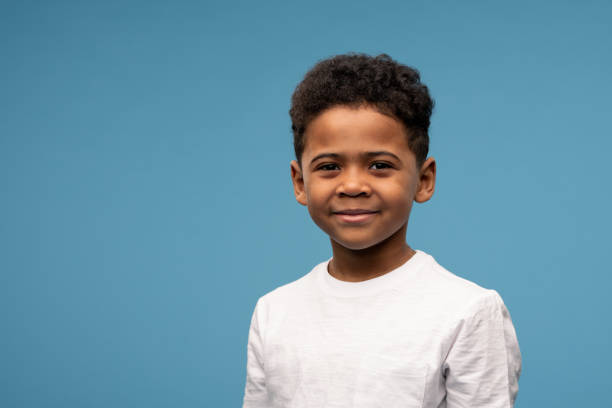
#> input picture images/face_image.jpg, 612 x 408 px
$ python -i filters.py   (imports and definitions only)
#> lines starting #> are read from the running program, lines starting #| are printed output that depends on the picture; after the words box and inside, x2 and y2 are one past the last pixel; in counts of white or black regions, pixels touching at a corner belong together
#> further down, picture is the input picture: shape (408, 612, 3); mean B, G, R 169.3, 151.4, 111.4
import cv2
import numpy as np

def grayscale(frame):
    return cv2.cvtColor(frame, cv2.COLOR_BGR2GRAY)


def bitwise_not(frame):
    return cv2.bitwise_not(frame)


def sepia(frame):
    kernel = np.array([[0.393, 0.769, 0.189],
                       [0.349, 0.686, 0.168],
                       [0.272, 0.534, 0.131]])
    return cv2.transform(frame, kernel)


def make_cartoon(frame):
    color = cv2.bilateralFilter(frame, 9, 75, 75)
    gray = cv2.cvtColor(frame, cv2.COLOR_BGR2GRAY)
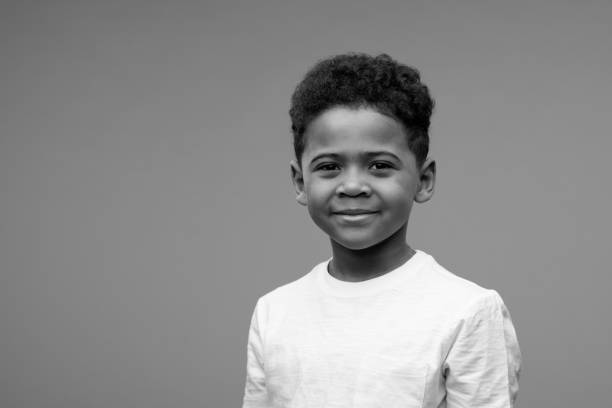
#> gray: shape (408, 612); min 0, max 255, mean 141.4
    blurred = cv2.medianBlur(gray, 7)
    edges = cv2.adaptiveThreshold(blurred, 255,
                                  cv2.ADAPTIVE_THRESH_MEAN_C,
                                  cv2.THRESH_BINARY, 9, 10)
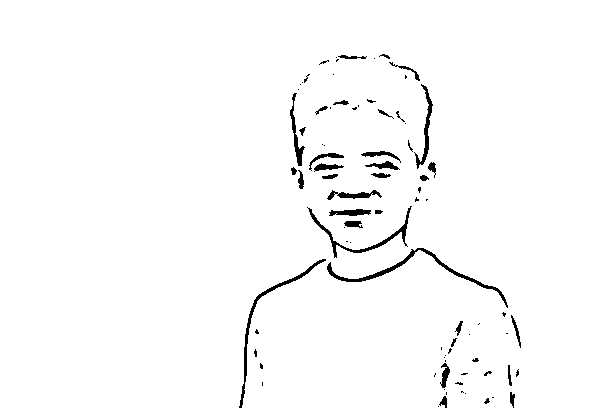
#> edges: shape (408, 612); 98% white; 84 black regions (48 under 20 px), largest, box (x1, y1, x2, y2) and area: (327, 248, 508, 308) 759, (239, 259, 326, 408) 583, (307, 206, 412, 258) 536
    return cv2.bitwise_and(color, color, mask=edges)
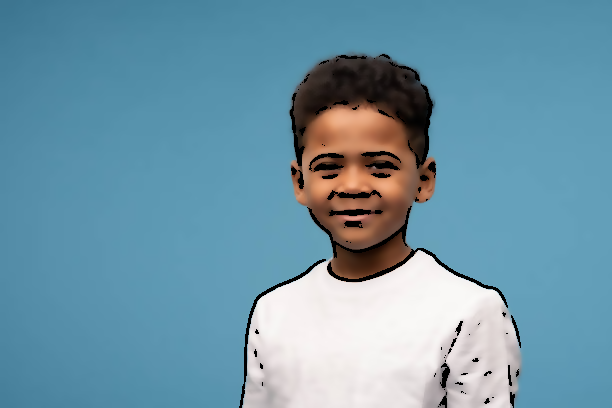
#> returned value: shape (408, 612, 3); mean of channels 0, 1, 2 167.7, 149.7, 109.5; drawn as B, G, R


def sketch(frame):
    gray = cv2.cvtColor(frame, cv2.COLOR_BGR2GRAY)
    inv = 255 - gray
    blur = cv2.GaussianBlur(inv, (21, 21), 0)
    return cv2.divide(gray, 255 - blur, scale=256)


def blur(frame):
    return cv2.GaussianBlur(frame, (15, 15), 0)


def negative(frame):
    return cv2.bitwise_not(frame)


def emboss(frame):
    kernel = np.array([[-2, -1, 0],
                       [-1, 1, 1],
                       [0, 1, 2]])
    return cv2.filter2D(frame, -1, kernel)


def edges(frame):
    return cv2.Canny(frame, 100, 200)


def stylize(frame):
    return cv2.stylization(frame, sigma_s=60, sigma_r=0.6)


def enhance(frame):
    return cv2.detailEnhance(frame, sigma_s=10, sigma_r=0.15)


def thermal(frame):
    gray = cv2.cvtColor(frame, cv2.COLOR_BGR2GRAY)
    return cv2.applyColorMap(gray, cv2.COLORMAP_JET)


def glitch(frame):
    h, w, _ = frame.shape
    glitch = frame.copy()
    for i in range(5):
        y = np.random.randint(0, h)
        glitch[y:y+1, :] = np.roll(glitch[y:y+1, :], np.random.randint(-20, 20), axis=1)
    return glitch

>>> import cv2
>>> picture = cv2.imread('images/face_image.jpg')
>>> result = make_cartoon(picture)
